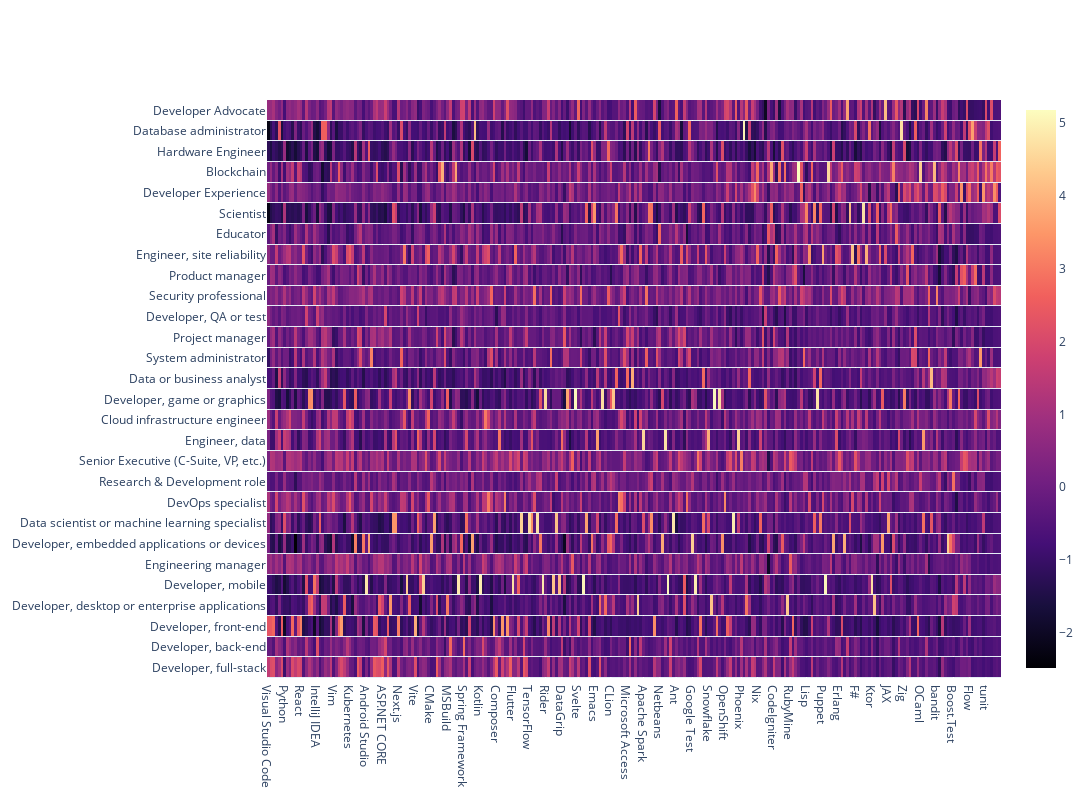

Notebook source saved alongside this figure:
### Markdown cell above
Normalizing skills, to highlight the skills that are unique for each job.

### Code cell
# create standatrd scaler
from sklearn.preprocessing import StandardScaler
scaler = StandardScaler()

skills_jobs_df_scaled = scaler.fit_transform(skills_jobs_df)
skills_jobs_df_scaled = pd.DataFrame(skills_jobs_df_scaled,columns=skills_jobs_df.columns,index=skills_jobs_df.index)
# create heatmap for skills_jobs_df_scaled
import plotly.graph_objects as go

fig = go.Figure(data=go.Heatmap(z=skills_jobs_df_scaled, x=skills_jobs_df_scaled.columns,y=skills_jobs_df_scaled.index, colorscale='magma', ygap=1))
fig.update_layout(width=4500, height=800)
fig.show()
# save fig 
fig.write_html(os.path.join(FIGS_DIR, 'jobs_skills_heatmap_scaled.html'))

### Figure 1 — Plotly figure (JSON) as saved in the notebook; plotly's stock layout.template omitted (floating-point values rounded to 4 significant figures; data arrays with more than 128 entries replaced by an {"elided": "..."} marker saying what was removed)
{"data": [{"colorscale": [[0, "#000004"], [0.1111, "#180f3d"], [0.2222, "#440f76"], [0.3333, "#721f81"], [0.4444, "#9e2f7f"], [0.5556, "#cd4071"], [0.6667, "#f1605d"], [0.7778, "#fd9668"], [0.8889, "#feca8d"], [1, "#fcfdbf"]], "type": "heatmap", "x": {"elided": "270 str values"}, "y": ["Developer, full-stack", "Developer, back-end", "Developer, front-end", "Developer, desktop or enterprise applications", "Developer, mobile", "Engineering manager", "Developer, embedded applications or devices", "Data scientist or machine learning specialist", "DevOps specialist", "Research & Development role", "Senior Executive (C-Suite, VP, etc.)", "Engineer, data", "Cloud infrastructure engineer", "Developer, game or graphics", "Data or business analyst", "System administrator", "Project manager", "Developer, QA or test", "Security professional", "Product manager", "Engineer, site reliability", "Educator", "Scientist", "Developer Experience", "Blockchain", "Hardware Engineer", "Database administrator", "Developer Advocate"], "ygap": 1, "z": {"elided": "28x270 float values"}}], "layout": {"height": 800, "width": 4500}}
